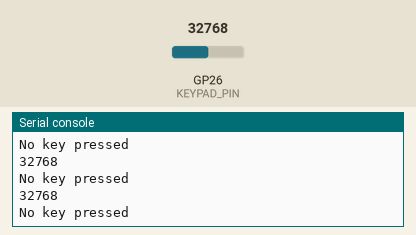
Recording of a program running on a simulated Raspberry Pi Pico running MicroPython. Shown: the last lines printed to the serial console. The test bench sets the inputs (shaded band); at power-on: GP26 (KEYPAD_PIN) = 32768 (analog values on the 0–65535 scale).

Above: at 1.2 s.
1.3 s: GP26 (KEYPAD_PIN) set to 1056
At 1.9 s:
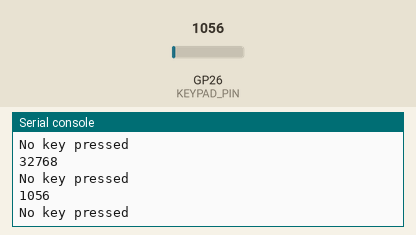
2.8 s: GP26 (KEYPAD_PIN) set to 880
At 3.4 s:
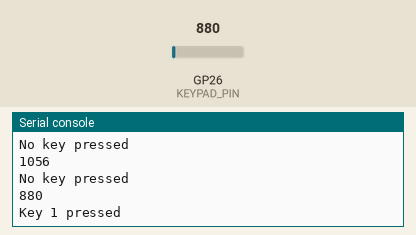
Timing chart, 0 to 5.8 s (numbered marks = the images above; inputs shaded):
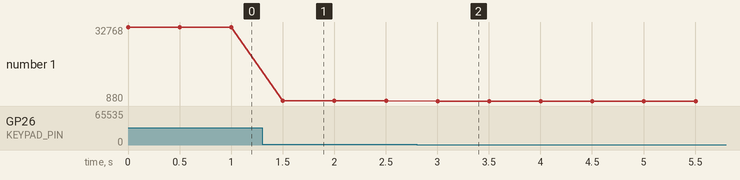

The program:

main.py
```python
# Elektronica - Keypad
from machine import Pin, ADC
from utime import sleep_ms

# Define the ADC GPIO pin for the 5-button keypad
KEYPAD_PIN = 26  # Adjust this pin number as needed

# Initialize the ADC
adc = ADC(Pin(KEYPAD_PIN))


def read_keypad():
    # Read the ADC value
    adc_value = adc.read_u16()  # Read the ADC value (0-65535)
    print(adc_value)

    # Map the ADC value to a key
    if adc_value < 1000:
        return "Key 1"
    # elif ...:
    #
    # (!) voeg hier de code voor de andere buttons toe
    #
    else:
        return "No key"


def main():
    print("Starting keypad reader...")

    while True:
        key = read_keypad()
        print(f"{key} pressed")
        sleep_ms(500)  # Wait half a second before reading again


if __name__ == "__main__":
    main()
```

Measured:
- the behaviour switches between 1008 and 992 on GP26 (KEYPAD_PIN) (found by bisection; images 1 and 2)
- after the input at 1.3 s, the serial console: prints a new line after 0.20 s (image 1)
- after the input at 2.8 s, the serial console: prints a new line after 0.20 s (image 2)
- plotted number 1: 32768 → 1056 after the input at 1.3 s, 1056 → 880 after the input at 2.8 s
